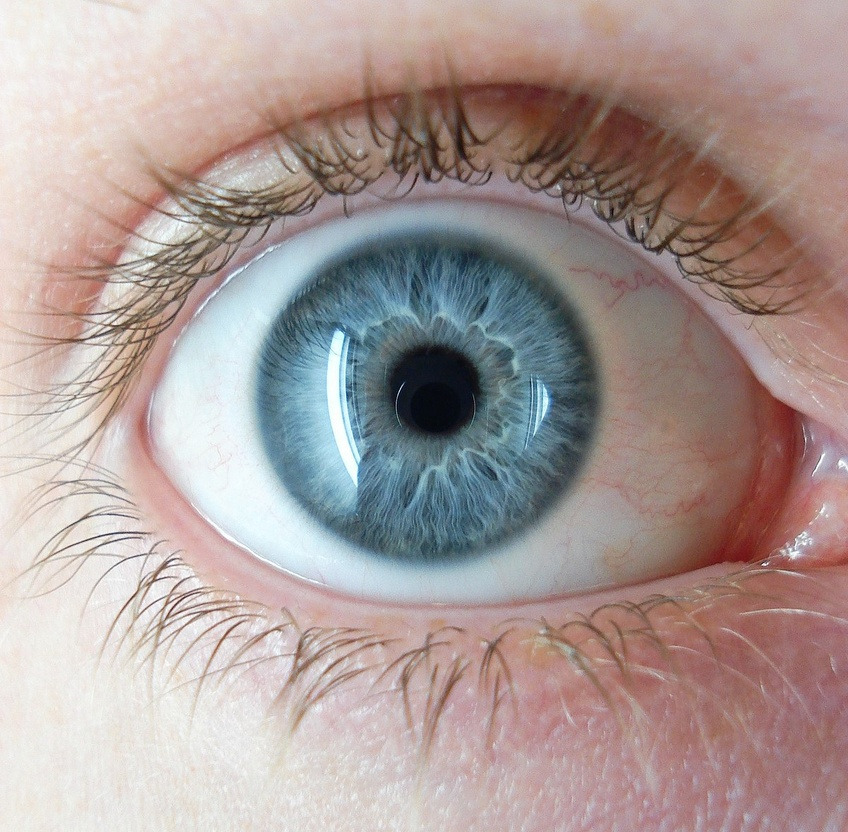
#> input picture Smajam/eyes.jpg, 848 x 832 px, shrunk from 1200 x 1177 before the run
$ python dude.py
#> lines starting #> are read from the running program, lines starting #| are printed output that depends on the picture; after the words box and inside, x2 and y2 are one past the last pixel; in counts of white or black regions, pixels touching at a corner belong together

import cv2
import numpy as np

# Read image.
img = cv2.imread('eyes.jpg', cv2.IMREAD_COLOR)
#> img is the input picture: shape (832, 848, 3); mean B, G, R 152.6, 155.3, 170.5

# Convert to grayscale.
gray = cv2.cvtColor(img, cv2.COLOR_BGR2GRAY)
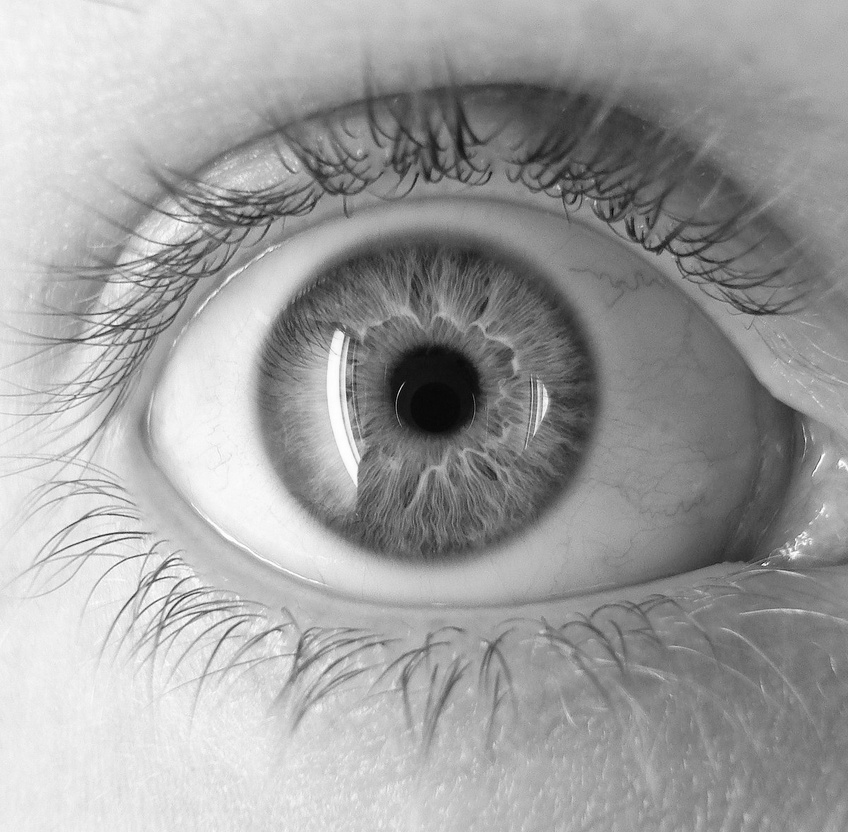
#> gray: shape (832, 848); min 1, max 255, mean 159.5

# Blur using 3 * 3 kernel.
gray_blurred = cv2.blur(gray, (3, 3))

cv2.imshow("BLurred", gray_blurred)


# Apply Hough transform on the blurred image.
detected_circles = cv2.HoughCircles(gray_blurred,
                   cv2.HOUGH_GRADIENT, 1, 20, param1 = 50,
               param2 = 50, minRadius = 90, maxRadius = 150)
#> detected_circles = 15 rows, first 8: [225.5, 418.5, 149.4], [249.5, 446.5, 149.4], [469.5, 397.5, 114.2], [248.5, 413.5, 143.9], [255.5, 394.5, 143.9], [264.5, 431.5, 149.4], [279.5, 354.5, 149.4], [290.5, 415.5, 138.4]


# Draw circles that are detected.
if detected_circles is not None:

    # Convert the circle parameters a, b and r to integers.
    detected_circles = np.uint16(np.around(detected_circles))
#> detected_circles = 15 rows, first 8: [226, 418, 149], [250, 446, 149], [470, 398, 114], [248, 414, 144], [256, 394, 144], [264, 432, 149], [280, 354, 149], [290, 416, 138]

    for pt in detected_circles[0, :]:
        a, b, r = pt[0], pt[1], pt[2]

        # Draw the circumference of the circle.
        cv2.circle(img, (a, b), r, (0, 255, 0), 2)

        # Draw a small circle (of radius 1) to show the center.
        cv2.circle(img, (a, b), 1, (0, 0, 255), 3)
        cv2.imshow("Detected Circle", img)
        cv2.waitKey(0)
#> this loop made 15 passes
#> (a, b, r) on passes 1 to 12: (226, 418, 149), (250, 446, 149), (470, 398, 114), (248, 414, 144), (256, 394, 144), (264, 432, 149), (280, 354, 149), (290, 416, 138), (276, 388, 138), (270, 410, 121), (238, 384, 115), (390, 266, 97)
#> pass 1, `cv2.imshow("Detected Circle", img)`:
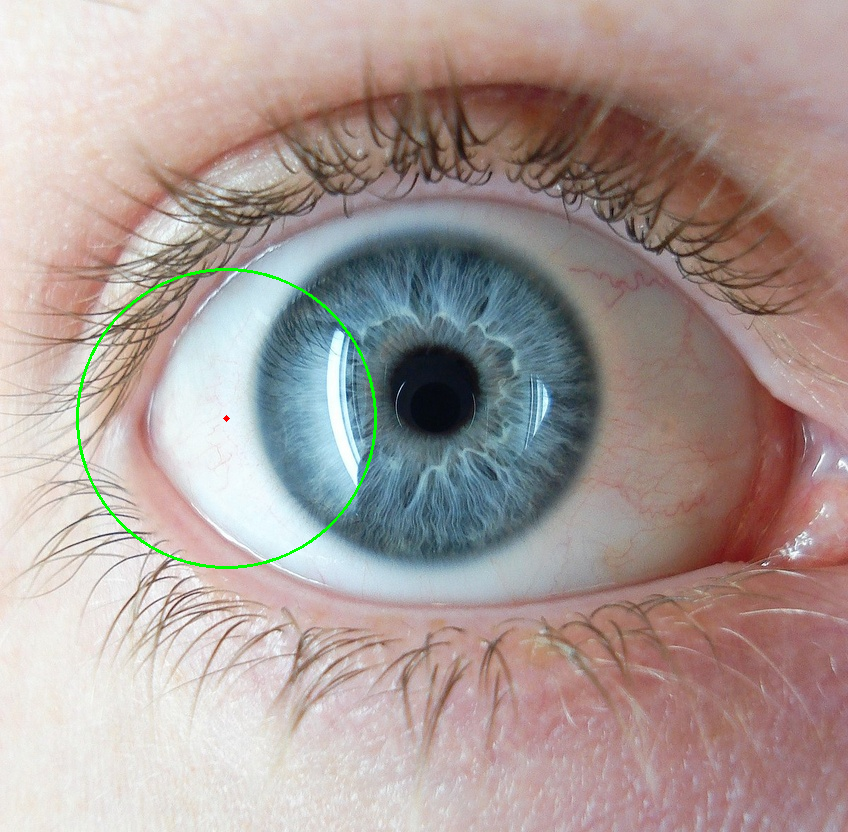
#> window 'Detected Circle': shape (832, 848, 3); mean B, G, R 151.9, 155.6, 169.8
#> pass 2, `cv2.imshow("Detected Circle", img)`:
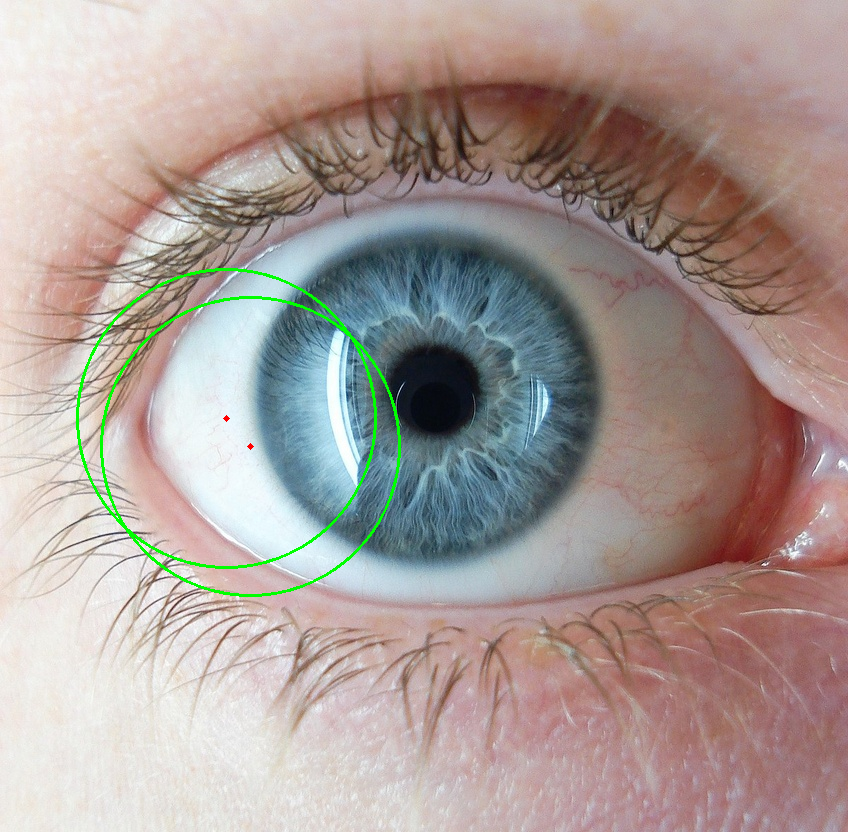
#> window 'Detected Circle': shape (832, 848, 3); mean B, G, R 151.3, 156, 169.3
#> after the loop:
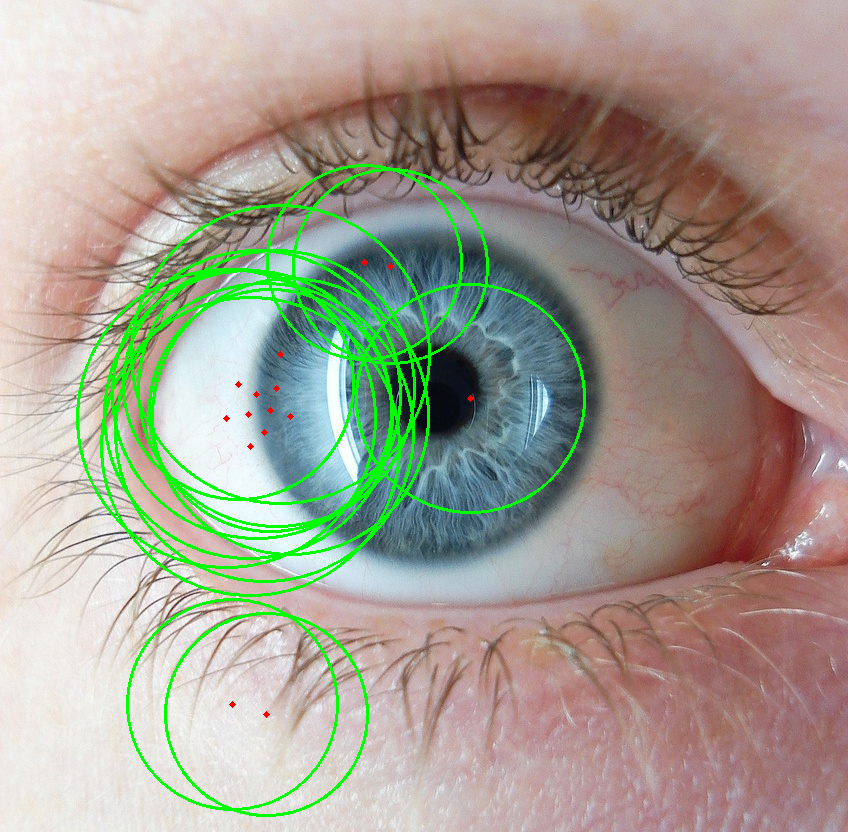
#> img: shape (832, 848, 3); 4.48% of pixels changed, all inside (x1, y1, x2, y2) = (76, 164, 586, 817)

$ run again, with Smajam/blueflowers.jpg copied over Smajam/eyes.jpg
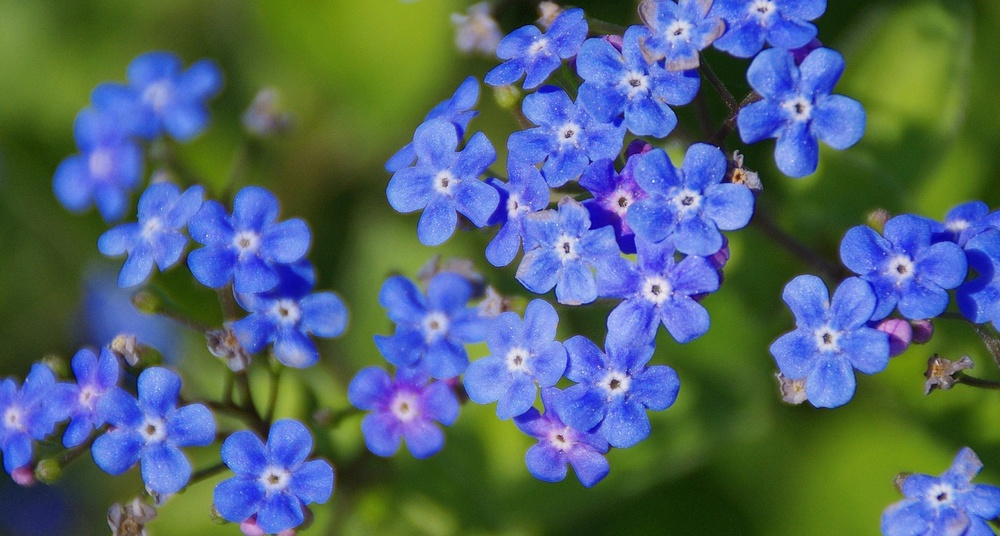
#> input picture Smajam/blueflowers.jpg, 1000 x 536 px, shrunk from 1400 x 750 before the run
#> img is the input picture: shape (536, 1000, 3); mean B, G, R 112.8, 102.4, 82
#> `gray = cv2.cvtColor(img, cv2.COLOR_BGR2GRAY)`:
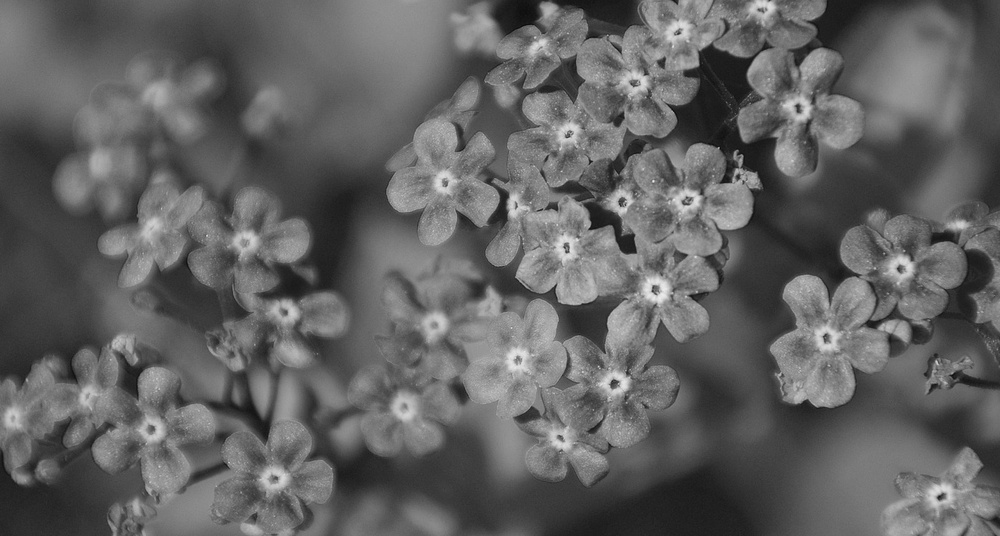
#> gray: shape (536, 1000); min 7, max 239, mean 97.5
#> `detected_circles = cv2.HoughCircles(gray_blurred, cv2.HOUGH_GRADIENT, ..`: detected_circles = [[623.5, 143.5, 116.4]]
#> `detected_circles = np.uint16(np.around(detected_circles))`: detected_circles = [[624, 144, 116]]
#> the loop `for pt in detected_circles[0, :]:` made 1 pass
#> pass 1, `cv2.imshow("Detected Circle", img)`:
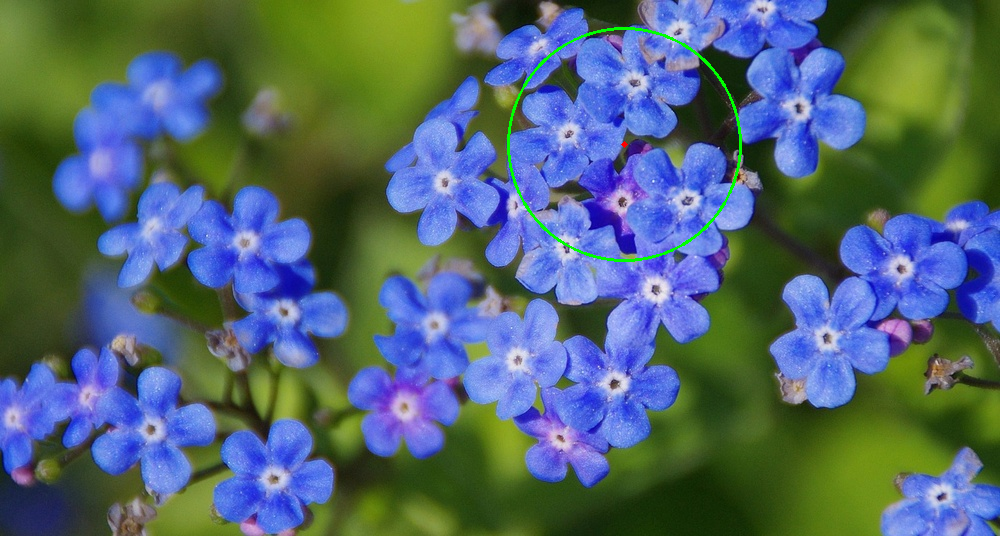
#> window 'Detected Circle': shape (536, 1000, 3); mean B, G, R 112.1, 102.9, 81.6
